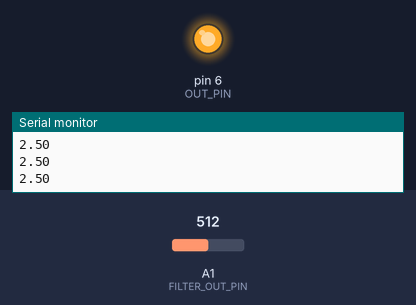
Bench run of a sketch on a simulated Arduino Uno, built with avr-gcc and run on an emulated ATmega328P. Shown: output pins drawn as LEDs (lit = HIGH), the last lines printed to the serial monitor. The test bench sets the inputs (shaded band); at power-on: A1 (FILTER_OUT_PIN) = 512.

Above: at 1.2 s.
1.3 s: A1 (FILTER_OUT_PIN) set to 910
2.8 s: A1 (FILTER_OUT_PIN) set to 930
At 3.1 s:
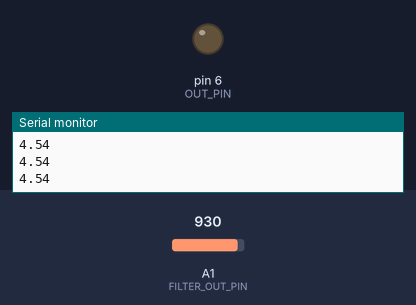
4.3 s: A1 (FILTER_OUT_PIN) set to 112
5.8 s: A1 (FILTER_OUT_PIN) set to 96
At 6.6 s:
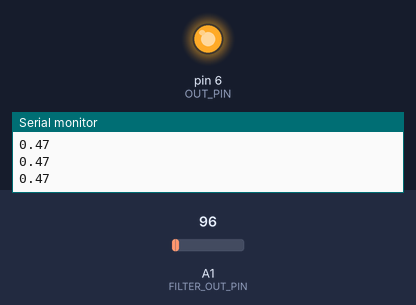
7.3 s: A1 (FILTER_OUT_PIN) set to 1023
At 7.7 s:
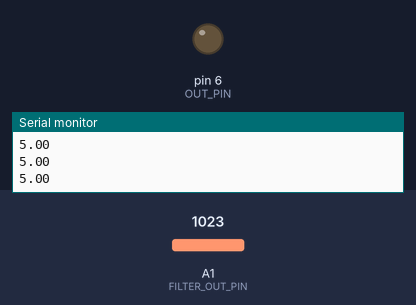
Timing chart, 0 to 9.8 s (numbered marks = the images above; inputs shaded):
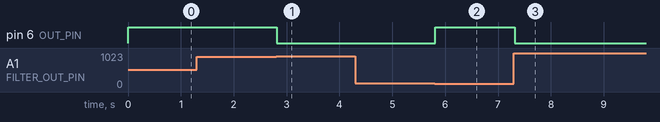

Measured:
- the behaviour switches between 921 and 922 on A1 (FILTER_OUT_PIN) (found by bisection; images 0 and 1)
- the behaviour switches between 103 and 102 on A1 (FILTER_OUT_PIN) (found by bisection; images 1 and 2)
- after the input at 2.8 s, pin 6 (OUT_PIN): HIGH → LOW at once
- after the input at 5.8 s, pin 6 (OUT_PIN): LOW → HIGH at once
- after the input at 7.3 s, pin 6 (OUT_PIN): HIGH → LOW at once

The sketch:

lab4_pre_lab.ino
```cpp
#include "math.h"  // need this for log

#define OUT_PIN 6
#define FILTER_IN_PIN A0
#define FILTER_OUT_PIN A1

void setup() // setup function
{
  Serial.begin(9600);  // set up serial connection at 9600 Baud
  pinMode(OUT_PIN, OUTPUT);  // setup pins
  digitalWrite(OUT_PIN,HIGH);  // initially set output as high
}

void loop() // main loop
{
  float tau = fsmComputeTau();  // FSM to compute tau
  //Serial.println(tau);  // plot tau vs. time

  //float vin = pinVoltage(FILTER_IN_PIN);
  //Serial.println(vin);  // plot vin vs. time
}

// function to compute tau
float computeTau(float time, float beta)
{
  float tau = fsmComputeTau();// this is where you compute tau
  return(tau);
}

// functions that returns voltage on pin
float pinVoltage(int pin)
{
  float v_pin = 5.0 * ( (float) analogRead(pin) / 1024.0 );
  return(v_pin);
}

float fsmComputeTau() // state machine to compute tau
{
  static int state = 0;
  static float tau=0;
  static unsigned long startTime = millis();  // for time in state
  unsigned long currentTime;
  float capVoltage = pinVoltage(FILTER_OUT_PIN);  // voltage across capacitor
  Serial.println(capVoltage); // plot cap voltage (debugging)

  float Vcc = 5;  // pin voltage when HIGH
  float beta = 0.1;  // beta: switching threshold

  switch (state)
  {
    case 0: // charging capacitor (pin is HIGH)
      // in-state actions

      // state transition logic
      if (capVoltage >= (1-beta)*Vcc){
        state = 1; // next state
        // output actions
        currentTime = millis();
        float T = ((float)(currentTime-startTime))/1000.0;
        //Serial.println(T); // (debugging)
        startTime = currentTime;
        tau = computeTau(T, beta);
        digitalWrite(OUT_PIN, LOW);
      }
      break;

    case 1: // discharging capacitor (pin is Low)
      // in-state actions

      // state transition logic
      if (capVoltage <= beta*Vcc){
        state = 0; // next state
        // output actions
        currentTime = millis();
        float T = ((float)(currentTime-startTime))/1000.0;
        //Serial.println(T);  // (debugging)
        startTime = currentTime;
        tau = computeTau(T, beta);
        digitalWrite(OUT_PIN, HIGH);
      }
      break;
    default:
      state=0;
      break;
  }
  return(tau);
}
```
